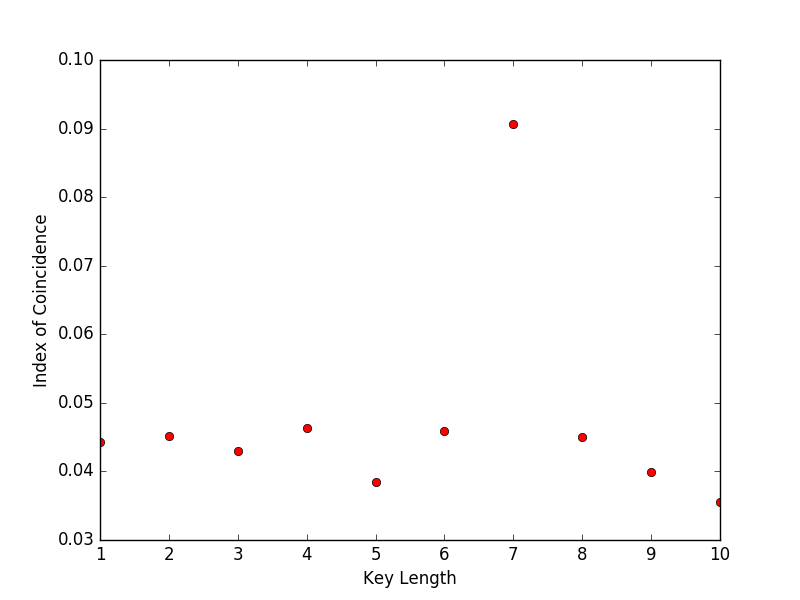

Write the Python code that produced this figure.
"""
TEAMBOMBA 2017 - Proprietary Program
Vigenere key length cracker
"""
"""
Creates a graph of the index of coincidence for certain key lengths
Probable key length is indicated by a high index of coincidence on the graph (outliers)s
"""

ciphertext = """vptnvffuntshtarptymjwzirappljmhhqvsubwlzzygvtyitarptyiougxiuydtgzhhvvmum
shwkzgstfmekvmpkswdgbilvjljmglmjfqwioiivknulvvfemioiemojtywdsajtwmtcgluy
sdsumfbieugmvalvxkjduetukatymvkqzhvqvgvptytjwwldyeevquhlulwpkt""".upper().replace(" ", "").replace("\n", "")
#No punctuation

"""
Setup graphing library (nothing important)
"""
import matplotlib
matplotlib.use('Agg')
import matplotlib.pyplot as plt
import numpy as np

"""
Define function to find index of coincidence:
i=Z   f_i(f_i−1)
 ∑   -------------
i=A    N(N−1)
where f_i is the frequency of the letter i
and N is the length of the ciphertext.

Function presumes input text is capitalized (A,B,C,..Z)
"""
def ioc(text):
    totalSum = 0
    for chrIndex in range(65, 90):
        count = 0
        letter = chr(chrIndex)
        for c in text:
            if c == letter:
                count += 1
        totalSum += count * (count - 1)
    return (totalSum / (len(text) * (len(text) - 1)))

"""
Work out the average index of coincidence of each key length and add it to a dictionary in the form
keylength: average index of coincidence
    More info @ http://practicalcryptography.com/cryptanalysis/stochastic-searching/cryptanalysis-vigenere-cipher/
"""
ioc_values = {}
for key_length in range(1, 11):
    average = 0
    for offset in range(0, key_length):
        average += ioc(ciphertext[offset::key_length])
    average /= key_length
    ioc_values[key_length] = average

"""
Plot graph and save it to keylength.png
"""
x_axis = []
y_axis = []
for key, value in ioc_values.items():
    x_axis.append(key)
    y_axis.append(value)
plt.xlabel('Key Length')
plt.ylabel('Index of Coincidence')
plt.plot(x_axis, y_axis, "ro")
plt.savefig('keylength.png')
